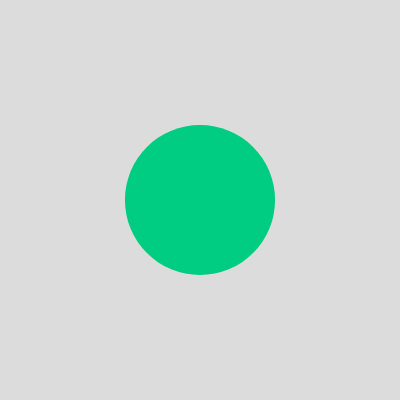
Frame 1 (no input)
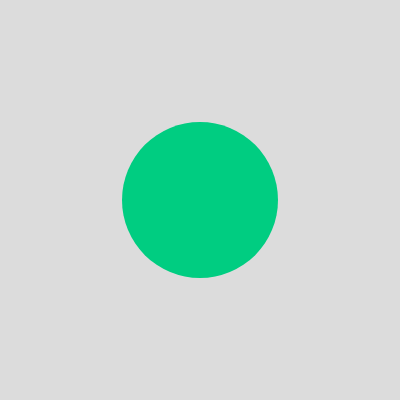
Frame 60 (no input)
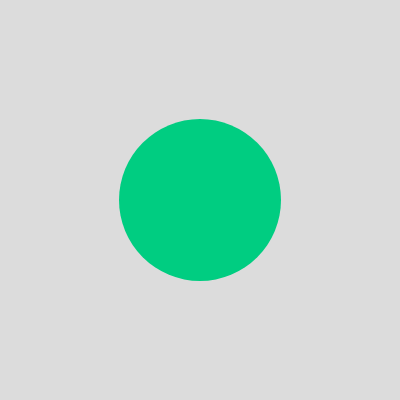
Frame 120 (the mouse pressed at the canvas centre since frame 60)

The p5.js sketch that drew these frames (run headless with seeded random() and noise() and a simulated clock; from frame 60 on, the mouse is pressed at the canvas centre):

// p5.js sketch
// ── sketch.js
let x = 200;
let y = 200;
let diameter = 150;

function setup() {
  createCanvas(400, 400);
}

function draw() {
  diameter += 0.1;

  background(220);
  noStroke();
  fill(0, 205, 129);
  circle(x, y, diameter);
}
